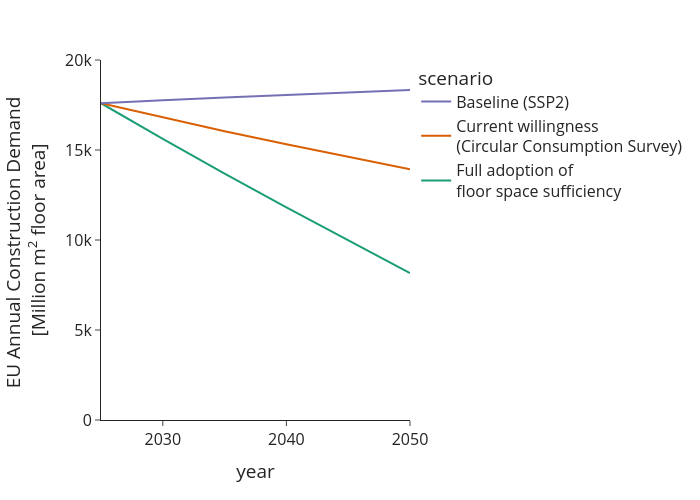

The notebook cell this image was saved under:
### Code cell
data = mat.drop('SSP2-CCS-dwn-cutoff', level=1).groupby(level=[1,2]).sum(numeric_only=True).floor_tot_Mm2.reset_index()
data = data.replace({'SSP2-baseline':'Baseline (SSP2)', 'SSP2-DLS':'Full adoption of <br>floor space sufficiency', 'SSP2-CCS-dwn':'Current willingness <br>(Circular Consumption Survey)'})
data = data.sort_values(['scenario', 'year'], ascending=False)
fig = px.line(data, x="year", y="floor_tot_Mm2", color="scenario", labels={"floor_tot_Mm2":"EU Annual Construction Demand <br>[Million m<sup>2</sup> floor area]", 'variable':'Land use type', 'index':'year'}, template='simple_white', 
             color_discrete_sequence=px.colors.qualitative.Dark2)
fig.update_layout(width=700, height=500, legend={'traceorder': 'reversed'}, font=dict(size=16)) 
fig.update_yaxes(range=[0, 20e3]) 
fig.write_image('plots/line_floor_tot_SSP2_Willing_DLS.svg')
fig.write_image('plots/line_floor_tot_SSP2_Willing_DLS.png')
fig.show()

### Figure 1 — Plotly figure (JSON) as saved in the notebook; plotly's stock layout.template omitted (floating-point values rounded to 4 significant figures)
{"data": [{"hovertemplate": "scenario=Full adoption of <br>floor space sufficiency<br>year=%{x}<br>EU Annual Construction Demand <br>[Million m<sup>2</sup> floor area]=%{y}<extra></extra>", "legendgroup": "Full adoption of <br>floor space sufficiency", "line": {"color": "rgb(27,158,119)", "dash": "solid"}, "marker": {"symbol": "circle"}, "mode": "lines", "name": "Full adoption of <br>floor space sufficiency", "orientation": "v", "showlegend": true, "type": "scatter", "x": [2050, 2045, 2040, 2035, 2030, 2025], "xaxis": "x", "y": [8163.0, 9970.0, 11810.0, 13690.0, 15620.0, 17600.0], "yaxis": "y"}, {"hovertemplate": "scenario=Current willingness <br>(Circular Consumption Survey)<br>year=%{x}<br>EU Annual Construction Demand <br>[Million m<sup>2</sup> floor area]=%{y}<extra></extra>", "legendgroup": "Current willingness <br>(Circular Consumption Survey)", "line": {"color": "rgb(217,95,2)", "dash": "solid"}, "marker": {"symbol": "circle"}, "mode": "lines", "name": "Current willingness <br>(Circular Consumption Survey)", "orientation": "v", "showlegend": true, "type": "scatter", "x": [2050, 2045, 2040, 2035, 2030, 2025], "xaxis": "x", "y": [13930.0, 14610.0, 15320.0, 16050.0, 16810.0, 17600.0], "yaxis": "y"}, {"hovertemplate": "scenario=Baseline (SSP2)<br>year=%{x}<br>EU Annual Construction Demand <br>[Million m<sup>2</sup> floor area]=%{y}<extra></extra>", "legendgroup": "Baseline (SSP2)", "line": {"color": "rgb(117,112,179)", "dash": "solid"}, "marker": {"symbol": "circle"}, "mode": "lines", "name": "Baseline (SSP2)", "orientation": "v", "showlegend": true, "type": "scatter", "x": [2050, 2045, 2040, 2035, 2030, 2025], "xaxis": "x", "y": [18330.0, 18200.0, 18060.0, 17910.0, 17760.0, 17600.0], "yaxis": "y"}], "layout": {"font": {"size": 16}, "height": 500, "legend": {"title": {"text": "scenario"}, "tracegroupgap": 0, "traceorder": "reversed"}, "margin": {"t": 60}, "width": 700, "xaxis": {"anchor": "y", "domain": [0, 1], "title": {"text": "year"}}, "yaxis": {"anchor": "x", "domain": [0, 1], "range": [0, 20000], "title": {"text": "EU Annual Construction Demand <br>[Million m<sup>2</sup> floor area]"}}}}
